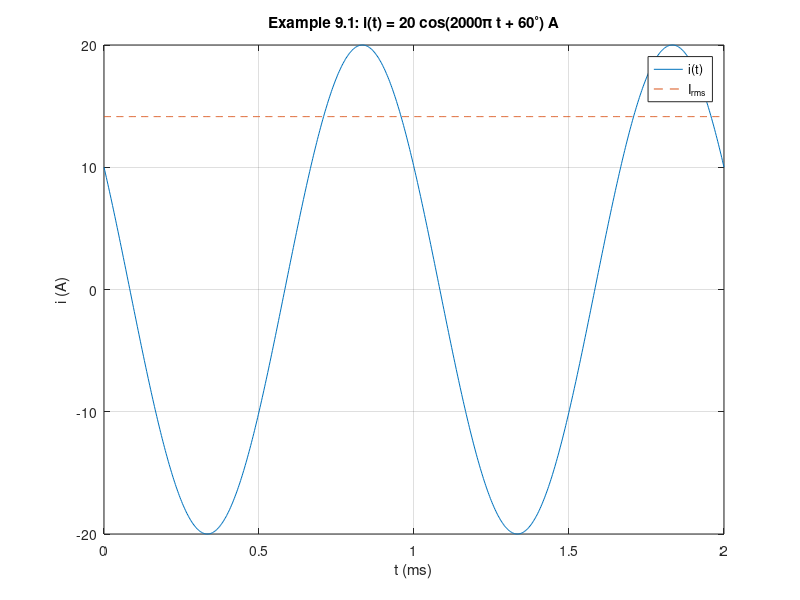

MATLAB code to generate this figure:
% Circuits 1 — The Sinusoidal Source
%title: The Sinusoidal Source (Example 9.1)
%ar-title: المصدر الجيبي (مثال 9.1)
%lesson: c1-sinusoidal-1
%course: circuits-1

%% Example 9.1
%ar: تيار عظمى 20 A ودورته 1 ms وقيمته 10 A عند t = 0. f = 1/T، و ω = 2πf، و cos φ = 10/20 ← φ = 60°، و Irms = 20/√2.
Im = 20; T = 1e-3; i0 = 10;
f = 1/T; w = 2*pi*f; phi = acosd(i0/Im); Irms = Im/sqrt(2);
fprintf('f = %g Hz, w = %g rad/s (2000*pi), phi = %g deg, Irms = %.2f A\n', f, w, phi, Irms)

%% rms from its definition
%ar: القيمة الفعالة هي جذر متوسط المربع خلال دورة. نحسبها بالتكامل العددي ونقارنها بـ Im/√2.
t = linspace(0, T, 20001);
i = Im*cos(w*t + phi*pi/180);
Irms_num = sqrt(trapz(t, i.^2) / T);
fprintf('rms by integration = %.5f A\n', Irms_num)

%%! Project idea: plot i(t)
%ar: مشروع: نرسم i(t) = 20 cos(2000πt + 60°) لدورتين، ونضع خط القيمة الفعالة.
t2 = linspace(0, 2*T, 800);
plot(t2*1000, Im*cos(w*t2 + pi/3), t2*1000, Irms*ones(size(t2)), '--'); grid on
xlabel('t (ms)'); ylabel('i (A)'); legend('i(t)', 'I_{rms}'); title('Example 9.1: i(t) = 20 cos(2000\pi t + 60^\circ) A')
